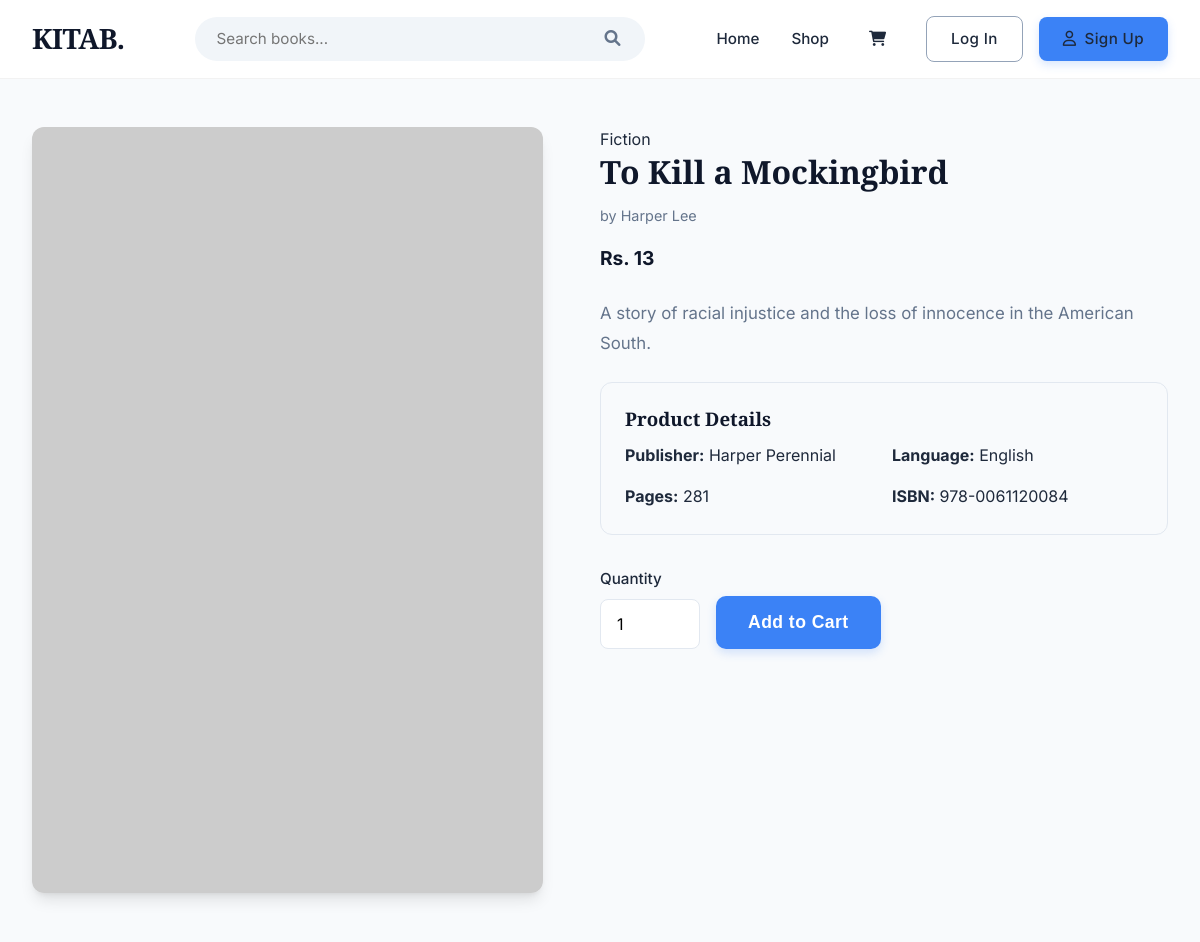
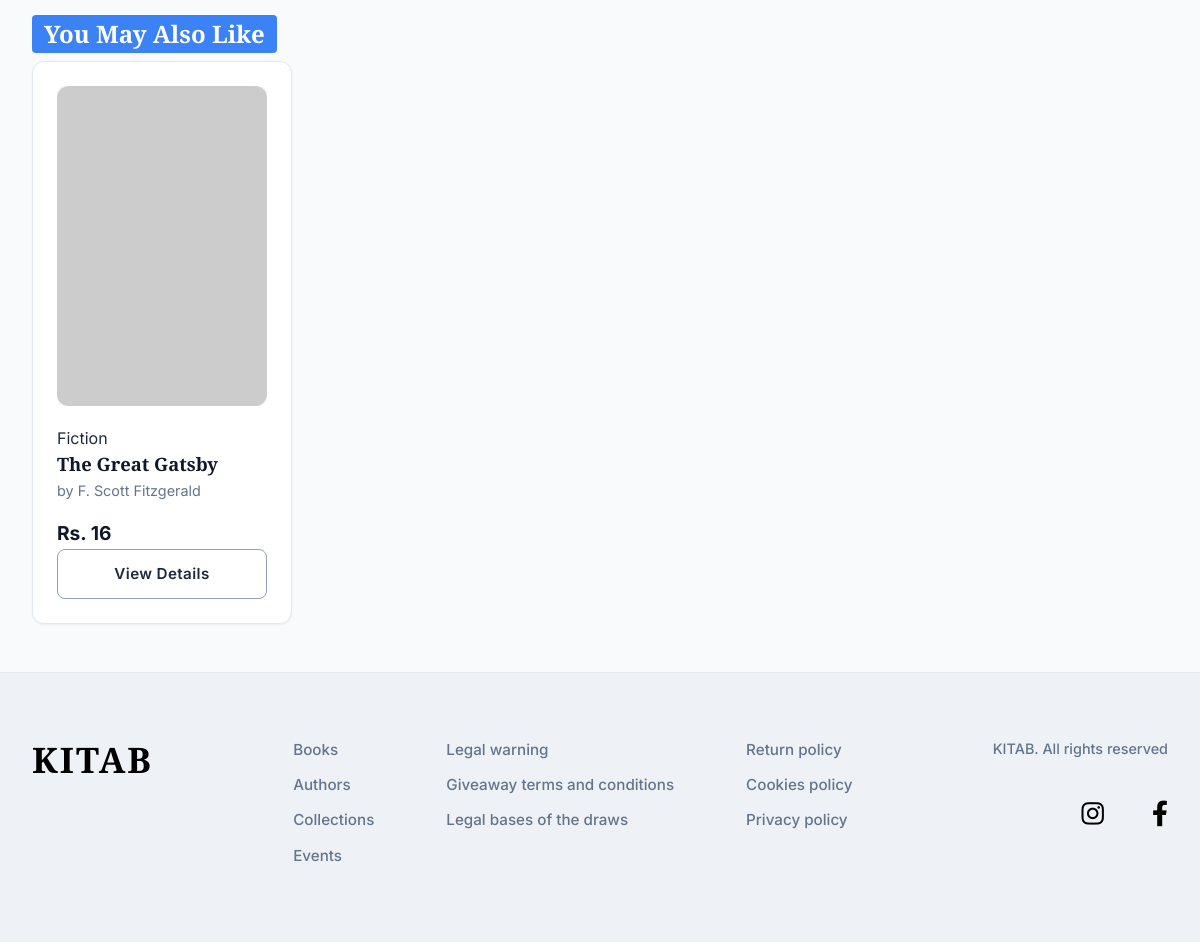
The page /frontend/product.php?id=2 on the database its author committed (2 pictures, top to bottom).
### tables this page shows
CREATE TABLE books (
    id INT AUTO_INCREMENT PRIMARY KEY,
    title VARCHAR(255) NOT NULL,
    author VARCHAR(100) NOT NULL,
    description TEXT,
    price DECIMAL(10, 2) NOT NULL,
    image VARCHAR(255) NOT NULL,
    category VARCHAR(50),
    publisher VARCHAR(100),
    pages INT,
    language VARCHAR(50) DEFAULT 'English',
    isbn VARCHAR(20),
    created_at TIMESTAMP DEFAULT CURRENT_TIMESTAMP
);

### frontend/product.php (the view, shortened to what this page needs)
<?php
require_once '../includes/header.php';
$id = intval($_GET['id']);
$sql = "SELECT * FROM books WHERE id = $id";
$result = $conn->query($sql);
$book = $result->fetch_assoc();
?>
<div class="container product-container">
    <div class="product-grid">
        <div class="product-image">
            <img src="<?php echo strpos($book['image'], 'http') === 0 ? htmlspecialchars($book['image']) : BASE_URL . htmlspecialchars($book['image']); ?>"
                alt="<?php echo htmlspecialchars($book['title']); ?>">
        </div>
        <div class="product-details">
            <span class="category"><?php echo htmlspecialchars($book['category']); ?></span>
            <h1><?php echo htmlspecialchars($book['title']); ?></h1>
            <p class="author">by <?php echo htmlspecialchars($book['author']); ?></p>
            <p class="price">Rs. <?php echo htmlspecialchars(number_format($book['price'])); ?></p>
            <div class="description">
                <p><?php echo nl2br(htmlspecialchars($book['description'])); ?></p>
            </div>
            <div class="product-specs">
                <h3>Product Details</h3>
                <ul class="specs-list">
                    <li><strong>Publisher:</strong> <?php echo htmlspecialchars($book['publisher'] ?? 'N/A'); ?></li>
                    <li><strong>Language:</strong> <?php echo htmlspecialchars($book['language'] ?? 'English'); ?></li>
                    <li><strong>Pages:</strong> <?php echo htmlspecialchars($book['pages'] ?? 'N/A'); ?></li>
                    <li><strong>ISBN:</strong> <?php echo htmlspecialchars($book['isbn'] ?? 'N/A'); ?></li>
                </ul>
            </div>
            <form method="POST" class="add-to-cart-form" style="display:flex; gap:1rem; align-items:flex-end;">
                <div class="form-group" style="margin-bottom:0;">
                    <label for="quantity">Quantity</label>
                    <input type="number" id="quantity" name="quantity" value="1" min="1" max="100" class="form-control"
                        style="width:100px;">
                </div>
                <button type="submit" name="add_to_cart" class="btn btn-primary btn-lg">Add to Cart</button>
            </form>
        </div>
    </div>
    <?php
    $current_id = $book['id'];
    $cat = $conn->real_escape_string($book['category']);
    $sql_related = "SELECT * FROM books WHERE category = '$cat' AND id != $current_id LIMIT 3";
    $result_related = $conn->query($sql_related);
    if ($result_related->num_rows > 0):
        ?>
        <div class="related-products">
            <h2 class="section-title-blue">You May Also Like</h2>
            <div class="grid books-grid">
                <?php while ($row = $result_related->fetch_assoc()): ?>
                    <div class="card book-card">
                        <div class="book-image">
                            <img src="<?php echo strpos($row['image'], 'http') === 0 ? htmlspecialchars($row['image']) : BASE_URL . htmlspecialchars($row['image']); ?>"
                                alt="<?php echo htmlspecialchars($row['title']); ?>">
                        </div>
                        <div class="book-info">
                            <span class="category"><?php echo htmlspecialchars($row['category']); ?></span>
                            <h3><?php echo htmlspecialchars($row['title']); ?></h3>
                            <p class="author">by <?php echo htmlspecialchars($row['author']); ?></p>
                            <div class="book-footer">
                                <span class="price">Rs.
                                    <?php echo htmlspecialchars(number_format($row['price'])); ?></span>
                            </div>
                            <a href="product.php?id=<?php echo $row['id']; ?>" class="btn btn-block btn-outline mt-2">View
                                Details</a>
                        </div>
                    </div>
                <?php endwhile; ?>
            </div>
        </div>
    <?php endif; ?>
</div>
<?php require_once '../includes/footer.php'; ?>

### assets/css/style.css (style rules this page uses)
:root { --primary: #0f172a; --secondary: #f8fafc; --accent: #3b82f6; --accent-hover: #2563eb; --text-dark: #1e293b; --text-light: #64748b; --white: #ffffff; --glass: rgba(255, 255, 255, 0.9); --shadow-sm: 0 1px 2px 0 rgb(0 0 0 / 0.05); --shadow: 0 4px 6px -1px rgb(0 0 0 / 0.1), 0 2px 4px -2px rgb(0 0 0 / 0.1); --shadow-lg: 0 10px 15px -3px rgb(0 0 0 / 0.1), 0 4px 6px -4px rgb(0 0 0 / 0.1); --border-radius: 12px; --border-color: #e2e8f0; --transition: all 0.3s cubic-bezier(0.4, 0, 0.2, 1); }
* { margin: 0; padding: 0; box-sizing: border-box; }
body { font-family: 'Inter', sans-serif; background-color: var(--secondary); color: var(--text-dark); line-height: 1.6; -webkit-font-smoothing: antialiased; }
h1, h2, h3, h4, h5, h6 { font-family: 'Playfair Display', serif; color: var(--primary); margin-bottom: 0.75rem; line-height: 1.25; }
a { text-decoration: none; color: inherit; transition: var(--transition); }
ul { list-style: none; }
img { max-width: 100%; border-radius: var(--border-radius); display: block; }
.container { max-width: 1280px; margin: 0 auto; padding: 0 2rem; }
.btn { display: inline-flex; align-items: center; justify-content: center; padding: 0.75rem 1.5rem; border-radius: 8px; font-weight: 600; cursor: pointer; border: none; transition: var(--transition); font-size: 0.95rem; letter-spacing: 0.025em; }
.btn-primary { background-color: var(--accent); color: var(--white); box-shadow: 0 4px 10px rgba(59, 130, 246, 0.2); }
.btn-outline { background: transparent; border: 1.5px solid #94a3b8; color: var(--text-dark); }
.btn-lg { padding: 1rem 2rem; font-size: 1.1rem; border-radius: 10px; }
.btn-block { display: flex; width: 100%; }
.grid { display: grid; gap: 2rem; }
.card { background: var(--white); border-radius: var(--border-radius); box-shadow: var(--shadow-sm); padding: 1.5rem; transition: var(--transition); border: 1px solid var(--border-color); }
.form-group { margin-bottom: 1.5rem; }
.form-group label { display: block; margin-bottom: 0.5rem; font-weight: 500; color: var(--text-dark); font-size: 0.95rem; }
.form-control { width: 100%; padding: 0.875rem 1rem; border: 1px solid var(--border-color); border-radius: 8px; font-family: inherit; font-size: 1rem; transition: var(--transition); }
.section-title-blue { background: var(--accent); color: var(--white); padding: 0.25rem 0.75rem; display: inline-block; font-size: 1.5rem; margin-bottom: 0.5rem; border-radius: 4px; }
.books-grid { grid-template-columns: repeat(auto-fill, minmax(260px, 1fr)); }
.book-card { display: flex; flex-direction: column; height: 100%; }
.book-image { height: 320px; overflow: hidden; border-radius: 8px; margin-bottom: 1.25rem; background: #f1f5f9; }
.book-image img { width: 100%; height: 100%; object-fit: cover; transition: transform 0.5s ease; }
.book-info h3 { font-size: 1.15rem; margin-bottom: 0.25rem; font-weight: 700; }
.author { color: var(--text-light); font-size: 0.9rem; margin-bottom: 1rem; }
.book-footer { margin-top: auto; display: flex; align-items: center; justify-content: space-between; }
.price { font-weight: 700; font-size: 1.2rem; color: var(--primary); }
.product-container { padding: 3rem 2rem; }
.product-grid { display: grid; grid-template-columns: 45% 50%; gap: 5%; align-items: start; margin-bottom: 4rem; }
.product-image img { width: 100%; box-shadow: var(--shadow-lg); border-radius: var(--border-radius); }
.description { font-size: 1.05rem; line-height: 1.8; color: var(--text-light); margin: 1.5rem 0; }
.product-specs { background: #f8fafc; padding: 1.5rem; border-radius: var(--border-radius); border: 1px solid var(--border-color); margin-bottom: 2rem; }
.specs-list { display: grid; grid-template-columns: repeat(2, 1fr); gap: 1rem; }

### rows shown on the page
books: category "Fiction", title "To Kill a Mockingbird", author "Harper Lee", price "13", description "A story of racial injustice and the loss of innocence in the American South.", publisher "Harper Perennial", language "English", pages "281", isbn "978-0061120084"
books: category "Fiction", title "The Great Gatsby", author "F. Scott Fitzgerald", price "16"
